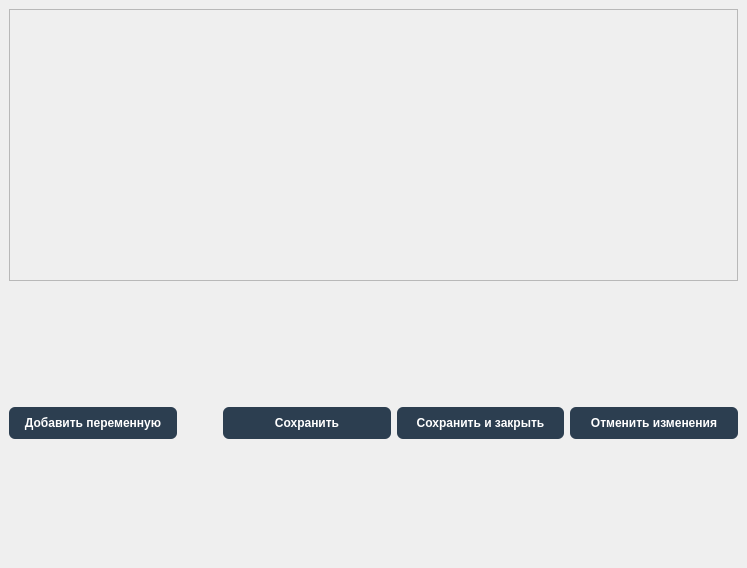
<?xml version="1.0" encoding="UTF-8"?>
<ui version="4.0">
 <class>MainWindow</class>
 <widget class="QMainWindow" name="MainWindow">
  <property name="geometry">
   <rect>
    <x>0</x>
    <y>0</y>
    <width>747</width>
    <height>568</height>
   </rect>
  </property>
  <property name="font">
   <font>
    <family>Gadugi</family>
   </font>
  </property>
  <property name="windowTitle">
   <string>Переменные</string>
  </property>
  <property name="styleSheet">
   <string notr="true">QQMainWindow {
    background-color: #f5f7fa;
}

/* ===== ЦЕНТРАЛЬНЫЙ ВИДЖЕТ ===== */
QWidget#centralWidget {
    background-color: #f5f7fa;
    padding: 15px;
}

/* ===== ТАБЛИЦА (Основной виджет) ===== */
QTableWidget {
    background-color: #ffffff;
    gridline-color: #dee2e6;
    border: 1px solid #dee2e6;
    border-radius: 10px;
    font-family: 'Inter';
    font-size: 12px;
    selection-background-color: #e3f2fd;
    selection-color: #1565c0;
    alternate-background-color: #f8f9fa;
    padding: 2px;
}

/* Заголовки столбцов таблицы */
QHeaderView::section {
    background-color: #2c3e50;
    color: white;
    padding: 12px 15px;
    border: none;
    font-weight: 600;
    font-size: 13px;
    border-right: 1px solid #34495e;
    border-bottom: 2px solid #1a252f;
    text-align: left;
}

QHeaderView::section:first {
    border-top-left-radius: 9px;
    padding-left: 20px;
}

QHeaderView::section:last {
    border-top-right-radius: 9px;
    border-right: none;
}

/* Ячейки таблицы */
QTableWidget::item {
    padding: 10px 15px;
    border-bottom: 1px solid #f1f3f5;
}

/* Чередование строк таблицы */
QTableWidget::item:nth-child(even) {
    background-color: #f8f9fa;
}

QTableWidget::item:nth-child(odd) {
    background-color: #ffffff;
}

/* Выделенная строка */
QTableWidget::item:selected {
    background-color: #e3f2fd;
    color: #1565c0;
    font-weight: 500;
    border-left: 3px solid #2196f3;
}



/* Кнопки действий */
QPushButton#addButton {
    background-color: #27ae60;
}

QPushButton#addButton:hover {
    background-color: #2ecc71;
}

QPushButton#deleteButton {
    background-color: #e74c3c;
}

QPushButton#deleteButton:hover {
    background-color: #c0392b;
}

QPushButton#editButton {
    background-color: #3498db;
}

QPushButton#editButton:hover {
    background-color: #2980b9;
}

QPushButton#exportButton {
    background-color: #9b59b6;
}

QPushButton#exportButton:hover {
    background-color: #8e44ad;
}

/* ===== ПАНЕЛЬ ИНСТРУМЕНТОВ ===== */
QToolBar {
    background-color: #2c3e50;
    border: none;
    padding: 5px;
    spacing: 10px;
    border-bottom: 2px solid #1a252f;
}

QToolBar QToolButton {
    background-color: transparent;
    color: white;
    padding: 8px;
    border-radius: 4px;
}

QToolBar QToolButton:hover {
    background-color: rgba(255, 255, 255, 0.1);
}

QToolBar QToolButton:pressed {
    background-color: rgba(255, 255, 255, 0.2);
}

/* ===== СТАТУС БАР ===== */
QStatusBar {
    background-color: #2c3e50;
    color: white;
    font-size: 11px;
    padding: 8px 15px;
    border-top: 1px solid #34495e;
}

QStatusBar QLabel {
    color: white;
    padding: 0 10px;
}

/* ===== МЕНЮ БАР ===== */
QMenuBar {
    background-color: #2c3e50;
    color: white;
    border-bottom: 2px solid #1a252f;
}

QMenuBar::item {
    background-color: transparent;
    padding: 8px 15px;
    border-radius: 4px;
}

QMenuBar::item:selected {
    background-color: rgba(255, 255, 255, 0.1);
}

QMenuBar::item:pressed {
    background-color: rgba(255, 255, 255, 0.2);
}

QMenu {
    background-color: #2c3e50;
    color: white;
    border: 1px solid #34495e;
    border-radius: 6px;
    padding: 5px;
}

QMenu::item {
    padding: 8px 30px 8px 20px;
    border-radius: 4px;
}

QMenu::item:selected {
    background-color: rgba(255, 255, 255, 0.1);
}

QMenu::separator {
    height: 1px;
    background-color: #34495e;
    margin: 5px 10px;
}

/* ===== ПАНЕЛЬ ИНСТРУМЕНТОВ СЛЕВА/СПРАВА ===== */
QDockWidget {
    background-color: #ffffff;
    border: 1px solid #dee2e6;
    border-radius: 8px;
    font-size: 12px;
    titlebar-close-icon: url(close.png);
    titlebar-normal-icon: url(float.png);
}

QDockWidget::title {
    background-color: #2c3e50;
    color: white;
    padding: 10px;
    border-top-left-radius: 7px;
    border-top-right-radius: 7px;
    text-align: center;
    font-weight: 600;
}

/* ===== ГРУППОВЫЕ БОКСЫ ===== */
QGroupBox {
    background-color: white;
    border: 1px solid #dee2e6;
    border-radius: 8px;
    margin-top: 10px;
    padding-top: 15px;
    font-weight: 600;
    font-size: 13px;
    color: #2c3e50;
}

QGroupBox::title {
    subcontrol-origin: margin;
    left: 15px;
    padding: 0 10px;
    background-color: #2c3e50;
    color: white;
    border-radius: 4px;
}

/* ===== МЕТКИ ===== */
QLabel {
    color: #2c3e50;
    font-size: 12px;
    padding: 2px;
}

QLabel#titleLabel {
    font-size: 16px;
    font-weight: 700;
    color: #2c3e50;
}

QLabel#totalLabel {
    font-size: 14px;
    font-weight: 600;
    color: #2c3e50;
    padding: 10px;
    background-color: #e8f5e9;
    border-radius: 6px;
    border: 1px solid #c8e6c9;
}



QLineEdit:focus, QComboBox:focus, QDateEdit:focus {
    border: 1px solid #3498db;
    background-color: #f8fdff;
}

QComboBox::drop-down {
    border: none;
    background-color: #2c3e50;
    border-radius: 0 5px 5px 0;
    width: 25px;
}

QComboBox::down-arrow {
    image: url(down_arrow.png);
    width: 12px;
    height: 6px;
}

/* ===== ПОЛОСЫ ПРОКРУТКИ ===== */
QScrollBar:vertical {
    border: none;
    background: #f8f9fa;
    width: 12px;
    border-radius: 6px;
}

QScrollBar::handle:vertical {
    background: #b0bec5;
    border-radius: 6px;
    min-height: 30px;
}

QScrollBar::handle:vertical:hover {
    background: #78909c;
}

QScrollBar::add-line:vertical, QScrollBar::sub-line:vertical {
    height: 0px;
}

QScrollBar:horizontal {
    border: none;
    background: #f8f9fa;
    height: 12px;
    border-radius: 6px;
}

QScrollBar::handle:horizontal {
    background: #b0bec5;
    border-radius: 6px;
    min-width: 30px;
}

QScrollBar::handle:horizontal:hover {
    background: #78909c;
}

/* ===== СПИСОК (QListWidget) ===== */
QListWidget {
    background-color: white;
    border: 1px solid #dee2e6;
    border-radius: 8px;
    font-size: 12px;
    padding: 5px;
}

QListWidget::item {
    padding: 8px 12px;
    border-bottom: 1px solid #f1f3f5;
    border-radius: 4px;
}

QListWidget::item:selected {
    background-color: #e3f2fd;
    color: #1565c0;
    font-weight: 500;
}

/* ===== ДЕРЕВО (QTreeWidget) ===== */
QTreeWidget {
    background-color: white;
    border: 1px solid #dee2e6;
    border-radius: 8px;
    font-size: 12px;
}

QTreeWidget::item {
    padding: 8px;
    border-bottom: 1px solid #f1f3f5;
}

QTreeWidget::item:selected {
    background-color: #e3f2fd;
    color: #1565c0;
}

/* ===== ВКЛАДКИ (QTabWidget) ===== */
QTabWidget::pane {
    border: 1px solid #dee2e6;
    border-radius: 8px;
    background-color: white;
    margin-top: 5px;
}

QTabBar::tab {
    background-color: #f8f9fa;
    color: #2c3e50;
    padding: 10px 20px;
    margin-right: 2px;
    border-top-left-radius: 6px;
    border-top-right-radius: 6px;
    font-weight: 600;
}

QTabBar::tab:selected {
    background-color: #2c3e50;
    color: white;
}

QTabBar::tab:hover:!selected {
    background-color: #e9ecef;
}

/* ===== ПАНЕЛЬ ФИЛЬТРОВ ===== */
QWidget#filterPanel {
    background-color: white;
    border: 1px solid #dee2e6;
    border-radius: 8px;
    padding: 15px;
}

/* ===== СТАТУСНЫЕ ИКОНКИ ===== */
QLabel[status=&quot;success&quot;] {
    color: #27ae60;
    font-weight: 600;
}

QLabel[status=&quot;warning&quot;] {
    color: #f39c12;
    font-weight: 600;
}

QLabel[status=&quot;error&quot;] {
    color: #e74c3c;
    font-weight: 600;
}

/* ===== ФИНАНСОВЫЕ СТИЛИ (для таблицы) ===== */
QTableWidget::item[positive=&quot;true&quot;] {
    color: #27ae60;
    background-color: rgba(39, 174, 96, 0.1);
    font-weight: 600;
}

QTableWidget::item[negative=&quot;true&quot;] {
    color: #e74c3c;
    background-color: rgba(231, 76, 60, 0.1);
    font-weight: 600;
}

QTableWidget::item[zero=&quot;true&quot;] {
    color: #7f8c8d;
    font-style: italic;
}

/* ===== ИКОНКИ ===== */
QToolButton[iconOnly=&quot;true&quot;] {
    border: none;
    background-color: transparent;
    padding: 5px;
    border-radius: 4px;
}

QToolButton[iconOnly=&quot;true&quot;]:hover {
    background-color: rgba(44, 62, 80, 0.1);
}

/* ===== РАЗДЕЛИТЕЛИ ===== */
QFrame#line {
    background-color: #dee2e6;
    border: none;
    min-height: 1px;
    max-height: 1px;
}

/* ===== ДИАЛОГОВЫЕ ОКНА ===== */
QDialog {
    background-color: #f5f7fa;
}

QDialog QLabel {
    color: #2c3e50;
}

QDialog QPushButton {
    min-width: 80px;
}</string>
  </property>
  <widget class="QWidget" name="centralwidget">
   <layout class="QVBoxLayout" name="verticalLayout">
    <item>
     <widget class="QScrollArea" name="scrollArea">
      <property name="widgetResizable">
       <bool>true</bool>
      </property>
      <widget class="QWidget" name="scrollAreaItems">
       <property name="geometry">
        <rect>
         <x>0</x>
         <y>0</y>
         <width>727</width>
         <height>508</height>
        </rect>
       </property>
       <layout class="QVBoxLayout" name="verticalLayout_2">
        <item>
         <layout class="QHBoxLayout" name="parametersItems">
          <item>
           <layout class="QVBoxLayout" name="parametersLabels"/>
          </item>
          <item>
           <spacer name="horizontalSpacer_2">
            <property name="sizeHint" stdset="0">
             <size>
              <width>40</width>
              <height>20</height>
             </size>
            </property>
           </spacer>
          </item>
          <item>
           <layout class="QVBoxLayout" name="parametersValues"/>
          </item>
         </layout>
        </item>
        <item>
         <spacer name="verticalSpacer">
          <property name="sizeHint" stdset="0">
           <size>
            <width>20</width>
            <height>40</height>
           </size>
          </property>
         </spacer>
        </item>
       </layout>
      </widget>
     </widget>
    </item>
    <item>
     <layout class="QHBoxLayout" name="horizontalLayout">
      <property name="topMargin">
       <number>0</number>
      </property>
      <item>
       <widget class="QPushButton" name="addNewButton">
        <property name="styleSheet">
         <string notr="true">QPushButton {
    background-color: #2c3e50;
    color: white;
    border: none;
    padding: 4px 4px;
    border-radius: 6px;
    font-weight: 600;
    font-size: 12px;
    min-height: 24px;
    min-width: 32px;
}

QPushButton:hover {
    background-color: #34495e;
    border: 1px solid #2c3e50;
}

QPushButton:pressed {
    background-color: #1a252f;
}</string>
        </property>
        <property name="text">
         <string>Добавить переменную</string>
        </property>
       </widget>
      </item>
      <item>
       <spacer name="horizontalSpacer">
        <property name="sizeHint" stdset="0">
         <size>
          <width>40</width>
          <height>20</height>
         </size>
        </property>
       </spacer>
      </item>
      <item>
       <widget class="QPushButton" name="saveButton">
        <property name="enabled">
         <bool>true</bool>
        </property>
        <property name="styleSheet">
         <string notr="true">QPushButton {
    background-color: #2c3e50;
    color: white;
    border: none;
    padding: 4px 4px;
    border-radius: 6px;
    font-weight: 600;
    font-size: 12px;
    min-height: 24px;
    min-width: 32px;
}

QPushButton:hover {
    background-color: #34495e;
    border: 1px solid #2c3e50;
}

QPushButton:pressed {
    background-color: #1a252f;
}</string>
        </property>
        <property name="text">
         <string>Сохранить</string>
        </property>
        <property name="checkable">
         <bool>false</bool>
        </property>
        <property name="checked">
         <bool>false</bool>
        </property>
        <property name="autoRepeat">
         <bool>false</bool>
        </property>
        <property name="autoDefault">
         <bool>false</bool>
        </property>
        <property name="default">
         <bool>false</bool>
        </property>
        <property name="flat">
         <bool>false</bool>
        </property>
       </widget>
      </item>
      <item>
       <widget class="QPushButton" name="saveAndCloseButton">
        <property name="styleSheet">
         <string notr="true">QPushButton {
    background-color: #2c3e50;
    color: white;
    border: none;
    padding: 4px 4px;
    border-radius: 6px;
    font-weight: 600;
    font-size: 12px;
    min-height: 24px;
    min-width: 32px;
}

QPushButton:hover {
    background-color: #34495e;
    border: 1px solid #2c3e50;
}

QPushButton:pressed {
    background-color: #1a252f;
}</string>
        </property>
        <property name="text">
         <string>Сохранить и закрыть</string>
        </property>
       </widget>
      </item>
      <item>
       <widget class="QPushButton" name="cancelButton">
        <property name="styleSheet">
         <string notr="true">QPushButton {
    background-color: #2c3e50;
    color: white;
    border: none;
    padding: 4px 4px;
    border-radius: 6px;
    font-weight: 600;
    font-size: 12px;
    min-height: 24px;
    min-width: 32px;
}

QPushButton:hover {
    background-color: #34495e;
    border: 1px solid #2c3e50;
}

QPushButton:pressed {
    background-color: #1a252f;
}</string>
        </property>
        <property name="text">
         <string>Отменить изменения</string>
        </property>
       </widget>
      </item>
     </layout>
    </item>
   </layout>
  </widget>
 </widget>
 <resources/>
 <connections/>
</ui>
